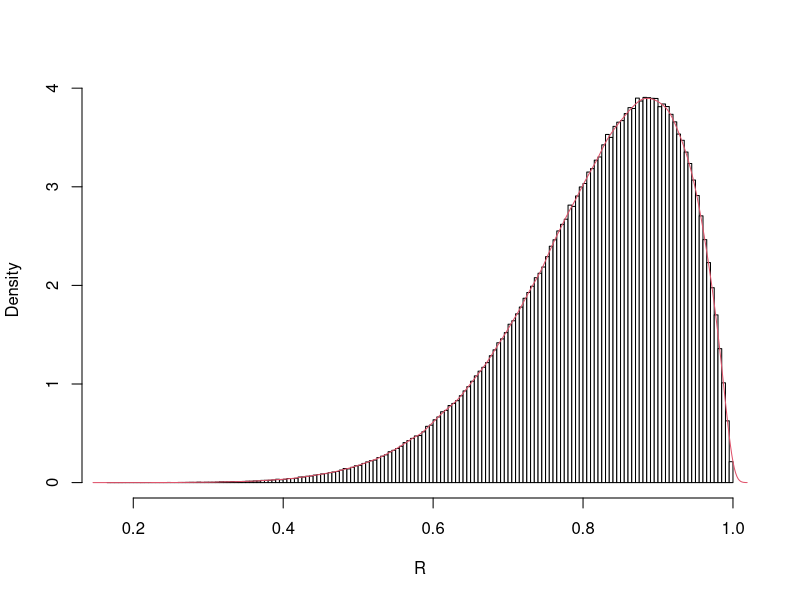
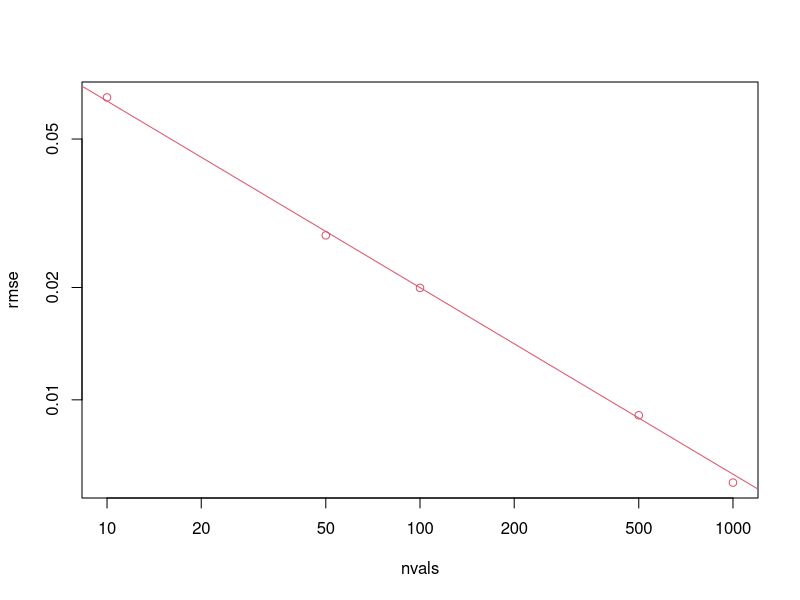
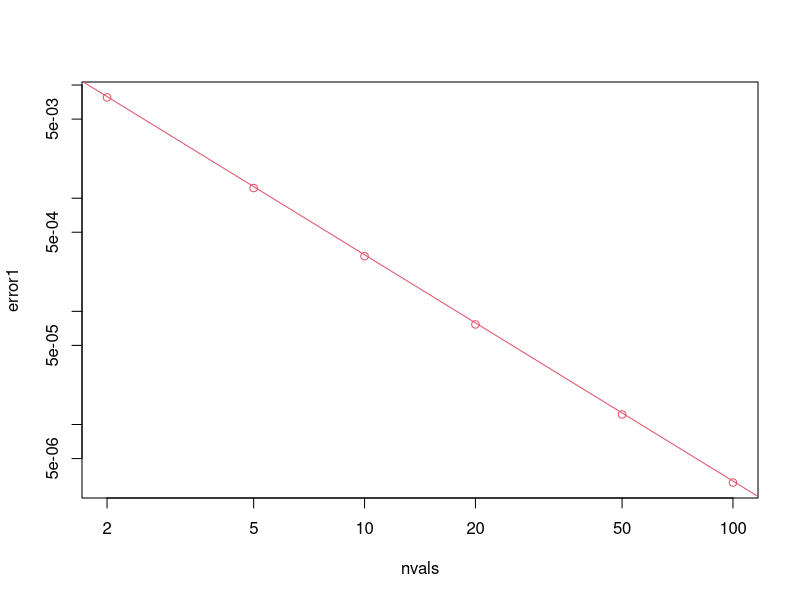
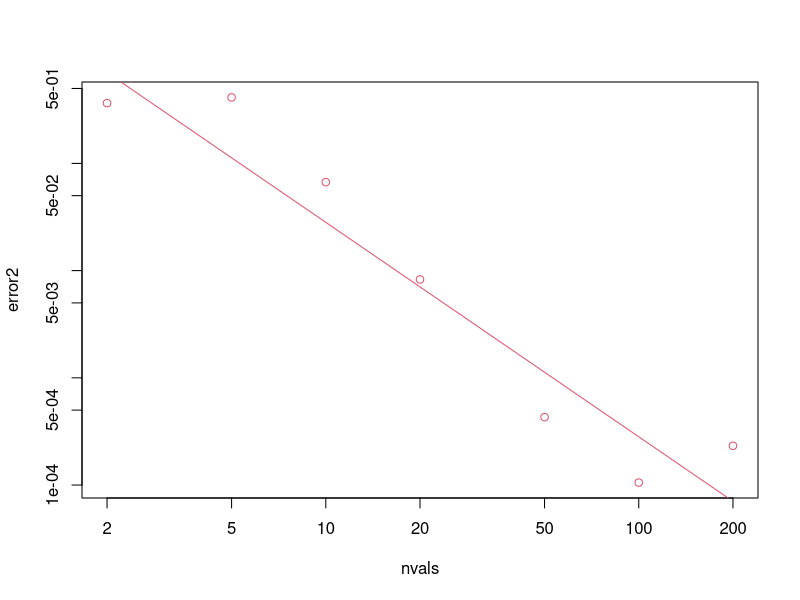

The R script that drew these images, in order:
## ---- chunk 1
simR <- function(){
  X <- runif(10) # simulate 10 U[0,1] rvs
  R <- max(X) - min(X)
  return(R)
}
## ---- chunk 2
Rvals <- replicate(10^6, simR())
## ---- chunk 3
library(MASS)
truehist(Rvals, col=0, xlab = 'R', ylab='Density')
lines(density(Rvals), col=2)
## ---- chunk 4
sum(Rvals>0.99)/10^6
## ---- chunk 5
X <- runif(10^6, 0, 10)
hX <- 10/(1+X^2)
mean(hX)
## ---- chunk 6
integrate(function(x) 1/(1+x^2), lower=0, upper=10)
## ---- chunk 7
X <- rcauchy(10^6)
hX <- pi* (0<X & X<10)
mean(hX)
## ---- chunk 8
X <- abs(rcauchy(10^6))
hX <- pi* (0<X & X<10)/2
mean(hX)
## ---- chunk 9
var(hX)
## ---- chunk 10
mean(hX) + qnorm(0.025)*sqrt(var(hX)/10^6)
mean(hX) + qnorm(0.975)*sqrt(var(hX)/10^6)
## ---- chunk 11
Ihat <- function(){
  X <- abs(rcauchy(10^6))
  hX <- pi* (0<X & X<10)/2
  return(mean(hX))
}
Ihat.vals <- replicate(100, Ihat())
quantile(Ihat.vals, 0.025)
quantile(Ihat.vals, 0.975)
## ---- chunk 12
f1 <- function(x){exp(-x^2)}
f2 <- function(x){
  (cos(50*x)+sin(20*x))^2
}

X <- runif(10^7)
(I1hat <- (pnorm(1,0,1/sqrt(2))-pnorm(0,0,1/sqrt(2)))*sqrt(pi))
(I2hat <- mean(f2(X)))
## ---- chunk 13
n = 100
errs <- replicate(10^2, {
  X <- runif(n)
  error <- abs(mean(f1(X))-I1hat)
  })

sqrt(mean(errs^2))
## ---- chunk 14
nvals <- c(10,50,100,500,1000)
rmse <- c()
i <- 1
for(n in nvals){
  errs <- replicate(10^2, {
    X <- runif(n)
    error <- abs(mean(f1(X))-I1hat)
    })

  rmse[i] <- sqrt(mean(errs^2))
  i <- i+1
}

plot(nvals, rmse, log='xy', col=2)
lm(log10(abs(rmse))~ log10(nvals))
abline(log10(sd(f1(runif(1000)))), -0.5, col=2)
## ---- chunk 15
n = 10
h = 1/n
x = (1:n-0.5)*h
sum(f1(x)*h)
sum(f2(x)*h)
## ---- chunk 16
nvals <- c(2,5,10,20,50,100)
rmse <- c()
i <- 1
error1 <- c()

for(n in nvals){
  h = 1/n
  x = (1:n-0.5)*h
  error1[i] <- abs(I1hat - sum(f1(x)*h))
   i <- i+1
}
## ---- chunk 17
plot(nvals, error1, log='xy', col=2)
lm(log10(error1)~log10(nvals))
abline(-1.5,-2,col=2)
## ---- chunk 18
nvals <- c(2,5,10,20,50,100,200)
rmse <- c()
i <- 1
error2 <- c()

for(n in nvals){
  h = 1/n
  x = (1:n-0.5)*h
  error2[i] <- abs(I2hat - sum(f2(x)*h))
   i <- i+1
}
plot(nvals, error2, log='xy', col=2)
lm(log10(error2)~log10(nvals))
abline(0.45,-2,col=2)
